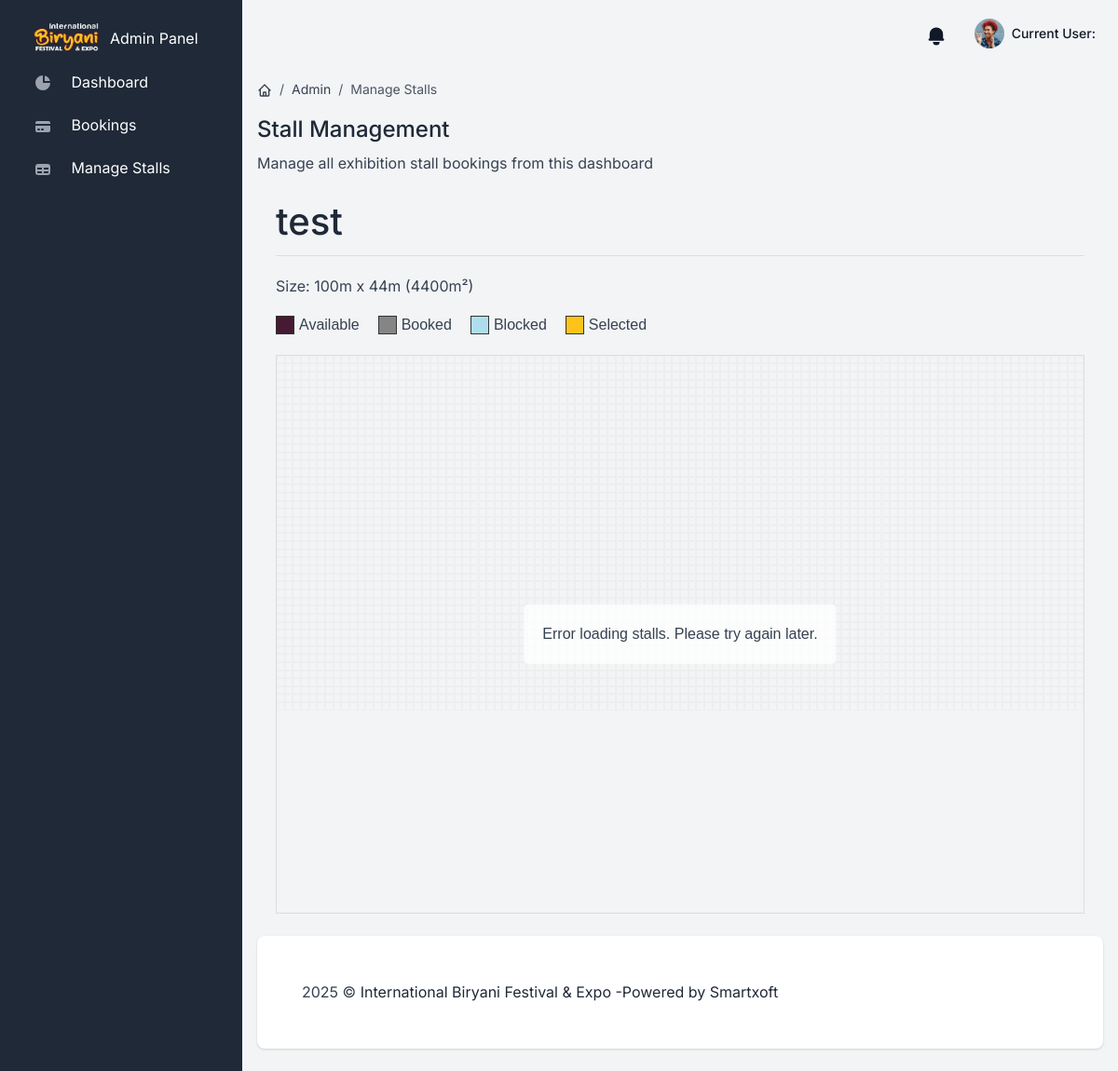
The page /admin_halls/1/manage/ on the database its author committed.
### halls/models.py (models this page shows, shortened)
class Hall(models.Model):
    name = models.CharField(max_length=100)
    length = models.IntegerField(help_text="Length in meters")
    breadth = models.IntegerField(help_text="Breadth in meters")
    @property
    def total_area(self):
        return self.length * self.breadth

### halls/views.py (the view)
# urls.py: path('admin_halls/<int:hall_id>/manage/', views.admin_stall_management, name='admin_stall_management'),
def admin_stall_management(request, hall_id):
    hall = get_object_or_404(Hall, id=hall_id)
    stalls = hall.stalls.all()
    return render(request, 'home/manage_booking.html', {'hall': hall, 'stalls': stalls})

### templates/home/manage_booking.html (shortened to what this page needs)
{% extends "layouts/base.html" %}
{% block content %}
<div class="d-flex justify-content-between flex-wrap flex-md-nowrap align-items-center py-4">
    <div class="d-block mb-4 mb-md-0">
        <nav aria-label="breadcrumb" class="d-none d-md-inline-block">
            <ol class="breadcrumb breadcrumb-dark breadcrumb-transparent">
                <li class="breadcrumb-item">
                    <a href="/">
                    </a>
                </li>
                <li class="breadcrumb-item"><a href="/">Admin</a></li>
                <li class="breadcrumb-item active" aria-current="page">Manage Stalls</li>
            </ol>
        </nav>
        <h2 class="h4">Stall Management</h2>
        <p class="mb-0">Manage all exhibition stall bookings from this dashboard</p>
    </div>
</div>
<div class="container">
    <div class="header">
        <h1>{{ hall.name }}</h1>
    </div>
    <div class="hall-info">
        <p>Size: {{ hall.length }}m x {{ hall.breadth }}m ({{ hall.total_area }}m²)</p>
    </div>
    <div id="hall-view-container">
        <div class="legend">
            <div class="legend-item">
                <div class="legend-color" style="background-color: #451a32;"></div>
                <span>Available</span>
            </div>
            <div class="legend-item">
                <div class="legend-color" style="background-color: #868585;"></div>
                <span>Booked</span>
            </div>
            <div class="legend-item">
                <div class="legend-color" style="background-color: #aedeed;"></div>
                <span>Blocked</span>
            </div>
            <div class="legend-item">
                <div class="legend-color" style="background-color: #fcc41a;"></div>
                <span>Selected</span>
            </div>
        </div>
        <div class="hall-display" id="hall-display"
            style="width: 100%; height: 600px;"
            data-hall-id="{{ hall.id }}"
            data-length="{{ hall.length }}"
            data-breadth="{{ hall.breadth }}">
            <div id="loading" class="loading">Loading stalls...</div>
        </div>
    </div>
</div>
{% endblock content %}

### templates/home/manage_booking.html (style rules this page uses)
body { font-family: Arial, sans-serif; margin: 0; padding: 0; }
.container { max-width: 1650px; margin: 0 auto; padding-left: 20px; padding-right: 20px; }
.header { display: flex; justify-content: space-between; align-items: center; margin-bottom: 20px; border-bottom: 1px solid #ddd; padding-bottom: 10px; }
.header h1 { margin: 0; }
.hall-display { border: 1px solid #ddd; overflow: auto; margin-bottom: 20px; position: relative; }
.legend { display: flex; gap: 20px; margin-bottom: 20px; flex-wrap: wrap; }
.legend-item { display: flex; align-items: center; }
.legend-color { width: 20px; height: 20px; margin-right: 5px; border: 1px solid #333; }
.loading { position: absolute; top: 50%; left: 50%; transform: translate(-50%, -50%); background-color: rgba(255,255,255,0.8); padding: 20px; border-radius: 5px; z-index: 100; }

### rows shown on the page
Hall: name "test", length "100", breadth "44", total_area "4400"
